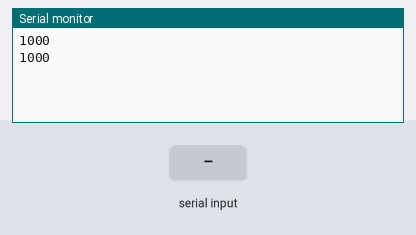
A sketch run on a simulated Arduino Uno, built with avr-gcc and run on an emulated ATmega328P. Parts: the last lines printed to the serial monitor. The test bench sets the inputs (shaded band).

Above: at 1.2 s.
1.3 s: "A" received over Serial
At 1.7 s:
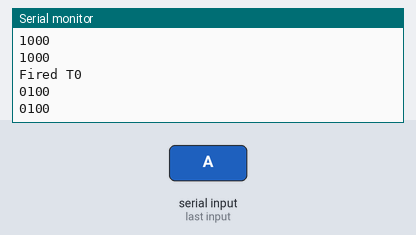
2.8 s: "B" received over Serial
At 4.0 s:
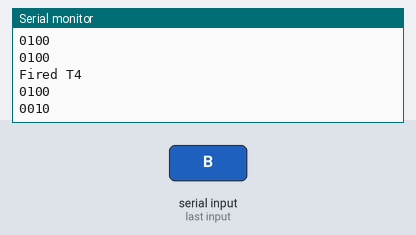
Timing chart, 0 to 5.8 s (numbered marks = the images above; inputs shaded):
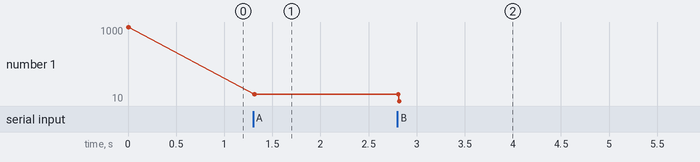

Measured:
- after the input at 1.3 s, the serial monitor: prints a new line at once (image 1)
- after the input at 2.8 s, the serial monitor: prints a new line at once (image 2)
- plotted number 1: 1000 → 100 after the input at 1.3 s

The sketch:

implementar-una-red-de-petri_1.ino
```cpp
/*  Códigos de ejemplo de los tutoriales de www.luisllamas.es
    Enlace entrada: https://www.luisllamas.es/implementar-una-red-de-petri-en-arduino/
    Todo el contenido distribuido bajo licencia CCC, salvo indicación expresa
*/

enum Input {
  ForwardA = 0,
  ForwardB = 1,
  Unknown = 2
};

Input input;

const int numStates = 8;
uint8_t _markup[numStates];
uint8_t _prevMarkup[numStates];

// Definicion de las transiciones
void Transition0() {
  if (_prevMarkup[0] && _prevMarkup[4] && (input == Input::ForwardA || input == Input::ForwardB)) {
    RemoveMark(0);
    RemoveMark(4);
    AddMark(1);
    AddMark(5);
    Serial.println("Fired T0");
    printMarkup();
  }
}

void Transition1() {
  if (_prevMarkup[1] && input == Input::ForwardA) {
    RemoveMark(1);
    AddMark(2);
    Serial.println("Fired T1");
    printMarkup();
  }
}

void Transition2() {
  if (_prevMarkup[2] && _prevMarkup[6] && (input == Input::ForwardA || input == Input::ForwardB)) {
    RemoveMark(2);
    RemoveMark(6);
    AddMark(3);
    AddMark(7);
    Serial.println("Fired T2");
    printMarkup();
  }
}

void Transition3() {
  if (_prevMarkup[3] && input == Input::ForwardA) {
    RemoveMark(3);
    AddMark(0);
    Serial.println("Fired T3");
    printMarkup();
  }
}

void Transition4() {
  if (_prevMarkup[5] && input == Input::ForwardB) {
    RemoveMark(5);
    AddMark(6);
    activateTimer();
    Serial.println("Fired T4");
    printMarkup();
  }
}

void Transition5() {
  if (_prevMarkup[7] && input == Input::ForwardB) {
    RemoveMark(7);
    AddMark(4);
    Serial.println("Fired T5");
    printMarkup();
  }
}

void Transition6() {
  if (_prevMarkup[6] && timerExpired()) {
    RemoveMark(6);
    AddMark(5);
    Serial.println("Fired T6");
    printMarkup();
  }
}

void setup() {
  Serial.begin(9600);

  // Estado inicial
  for (uint8_t index = 0; index < numStates; index++)
    _markup[index] = 0;

  _markup[0] = 1;
  _markup[4] = 1;

  printMarkup();  // Mostrar el estado inicial
}

void loop() {
  input = static_cast<Input>(readInput());

  Update();
}

// Actualizar la red
void Update() {
  // Copiar markup a prevaMarkup
  memcpy(_prevMarkup, _markup, numStates * sizeof(uint8_t));

  Transition0();
  Transition1();
  Transition2();
  Transition3();
  Transition4();
  Transition5();
  Transition6();
}

void AddMark(uint8_t index) {
  _markup[index]++;
}

void RemoveMark(uint8_t index) {
  _prevMarkup[index]--;
  _markup[index]--;
}

// Realiza la lectura de un caracter para el ejemplo
int readInput() {
  Input currentInput = Input::Unknown;
  if (Serial.available()) {
    char incomingChar = Serial.read();

    switch (incomingChar) {
      case 'A': currentInput = Input::ForwardA; break;
      case 'B': currentInput = Input::ForwardB; break;
      default: break;
    }
  }

  return currentInput;
}

// Para debug del ejemplo
void printMarkup() {
  Serial.print(_markup[0]);
  Serial.print(_markup[1]);
  Serial.print(_markup[2]);
  Serial.println(_markup[3]);

  Serial.print(_markup[4]);
  Serial.print(_markup[5]);
  Serial.print(_markup[6]);
  Serial.println(_markup[7]);
}

// Timer para la transicion 6
unsigned long previousMillis;
bool isTimerON = false;

void activateTimer() {
  isTimerON = true;
  previousMillis = millis();
}

bool timerExpired() {
  if (isTimerON == false) return false;

  if ((unsigned long)(millis() - previousMillis) >= 5000)
    return true;
  return false;
}
```
